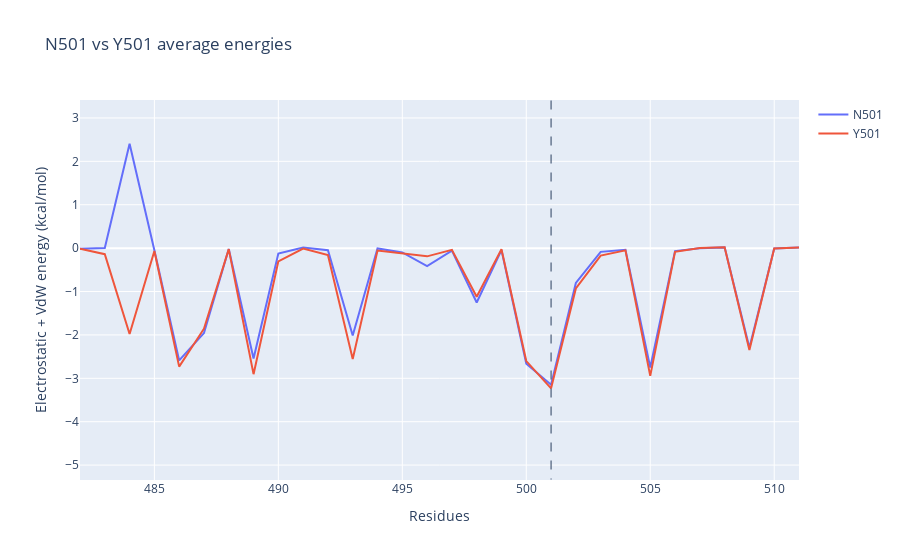

The code cell stored with this chart in its notebook:
### Markdown cell above
To highlight the difference between the two aminoacid groups we will merge data by calculating averages and then we will overlap these values.<br />
This time we will plot only the region of residues we are focused in.

### Code cell
plot_data = []

# Get the residue indices for each target residue
# Note that we rely in the fact that all energies analyses have identical residue numbers
target_residue_indices = [ reference_indices.get(target_residue, None) for target_residue in target_residues ]

for group_name, energies_analyses in energies_data.items():
    # Calculate average energy values for target residues
    energies_avg = []
    for residue_index in target_residue_indices:
        energy_values = []
        for energies_analysis in energies_analyses:
            data_residue_index = energies_analysis['residues'].index(residue_index)
            energy_values.append(energies_analysis['energies'][data_residue_index])
        energies_avg.append(mean(energy_values))
    # Add data to the plot (last 60 residues only)
    plot_data.append(
        go.Scatter(
            x = target_residues,
            y = energies_avg,
            name = group_name,
        )
    )
    
# Show both average values overlapped to see the real difference
fig = go.Figure({
    "data": plot_data,
    "layout": go.Layout(
        title='N501 vs Y501 average energies',
        xaxis={'title': 'Residues'},
        yaxis={'title': 'Electrostatic + VdW energy (kcal/mol)'},
        shapes=shapes # We reuse the residue 501 mark from last cell
    )
})
fig.show()

# Show also the difference

### Figure 1 — Plotly figure (JSON) as saved in the notebook; plotly's stock layout.template omitted (floating-point values rounded to 4 significant figures)
{"data": [{"name": "N501", "type": "scatter", "x": [482, 483, 484, 485, 486, 487, 488, 489, 490, 491, 492, 493, 494, 495, 496, 497, 498, 499, 500, 501, 502, 503, 504, 505, 506, 507, 508, 509, 510, 511], "y": [-0.01186, 0.002816, 2.408, -0.04933, -2.588, -1.957, -0.0202, -2.543, -0.1236, 0.01603, -0.04775, -2.013, -0.00831, -0.1002, -0.4159, -0.05757, -1.254, -0.04602, -2.663, -3.148, -0.8037, -0.08579, -0.03779, -2.751, -0.06911, -0.0002499, 0.01721, -2.296, -0.007577, 0.01472]}, {"name": "Y501", "type": "scatter", "x": [482, 483, 484, 485, 486, 487, 488, 489, 490, 491, 492, 493, 494, 495, 496, 497, 498, 499, 500, 501, 502, 503, 504, 505, 506, 507, 508, 509, 510, 511], "y": [-0.0129, -0.1391, -1.98, -0.06472, -2.731, -1.857, -0.0219, -2.905, -0.3057, -0.01184, -0.1607, -2.557, -0.05736, -0.1303, -0.1894, -0.03968, -1.119, -0.02672, -2.603, -3.231, -0.9279, -0.1715, -0.05047, -2.945, -0.08498, 0.002267, 0.01761, -2.349, -0.008671, 0.01574]}], "layout": {"shapes": [{"line": {"dash": "dash", "width": 1}, "type": "line", "x0": 501, "x1": 501, "xref": "x", "y0": 3.402, "y1": -5.332, "yref": "y"}], "title": {"text": "N501 vs Y501 average energies"}, "xaxis": {"title": {"text": "Residues"}}, "yaxis": {"title": {"text": "Electrostatic + VdW energy (kcal/mol)"}}}}
